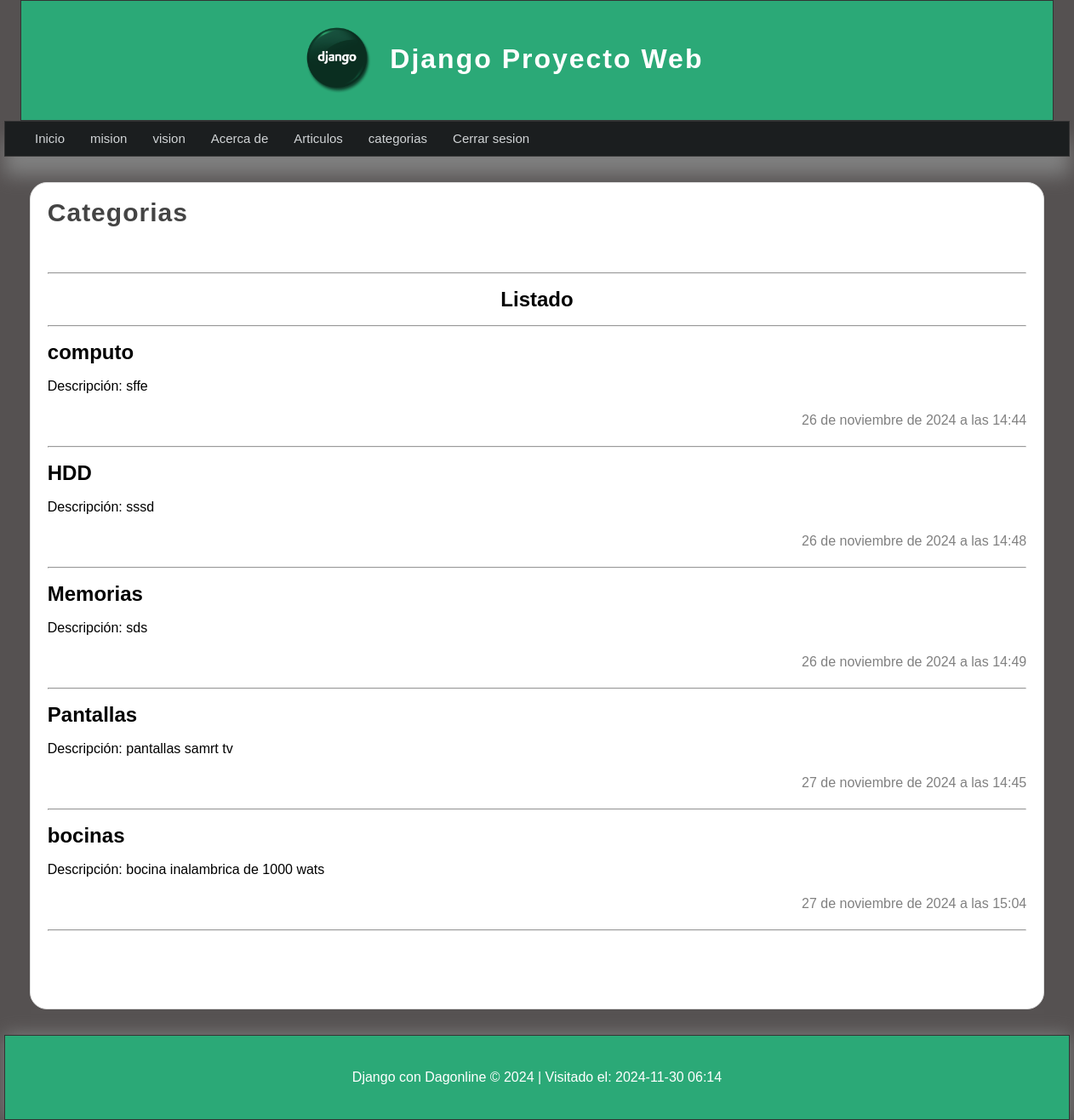
/categorias/ (signed in), run on the app's committed database.
### articulos/models.py (models this page shows, shortened)
class Category(models.Model):
    name = models.CharField(max_length=100, verbose_name='Nombre')
    description = models.CharField(max_length=255, verbose_name='Descripción')
    created_at = models.DateTimeField(auto_now_add=True, verbose_name='Creado el')
    updated_at = models.DateTimeField(auto_now=True, verbose_name="Actualizado el")
    class Meta:
        verbose_name = "Categoría"
        verbose_name_plural = "Categorías"

### articulos/views.py (the view)
# urls.py: path('categorias/', views.list_cat,name='listado_categorias'),
@login_required(login_url='inicio')
def list_cat(request):
    categorias = Category.objects.all()
    return render(request, 'categorias/listado_cat.html', {
        'title': 'Categorias',
        'content': 'Listado de categorias',
        'categorias':categorias
    })

### articulos/templates/categorias/listado_cat.html (shortened to what this page needs)
{% extends "layouts/layouts.html" %}
{% block content %}
<h1 class="title">{{title}}</h1>
<hr>
<h1 align="center">Listado</h1> <hr>
    {% for categoria in categorias %}
        <article class="article-item">
            <div class="data">
                <h2>{{categoria.name}}</h2>
                <p>Descripción: {{categoria.description}}</p>
                <span class="date">
                {{categoria.created_at}}
                </span>
                <hr>
            </div>
        </article>
    {% endfor %}
{% endblock %}

### mainapp/static/css/estilos.css (style rules this page uses)
* { margin: 0px; padding: 0px; font-family: sans-serif; text-decoration: none; }
p,h1,h2 { margin-top: 20px; margin-bottom: 20px; }
body { background-color: #555151; }
.title { color:#444; letter-spacing: 1px; font-size: 30px; margin-bottom: 10px; margin-top: 5px; }
.date { display: block; margin-top: 20px; margin-bottom: 20px; color: gray;; text-align: right; }
.title { color: #444; letter-spacing: 1px; font-size: 30px; padding-bottom: 50px; margin-bottom: 10px; margin-top: 5px; }

### data on the page
Category: name "computo", description "sffe", created_at "26 de noviembre de 2024 a las 14:44"
Category: name "HDD", description "sssd", created_at "26 de noviembre de 2024 a las 14:48"
Category: name "Memorias", description "sds", created_at "26 de noviembre de 2024 a las 14:49"
Category: name "Pantallas", description "pantallas samrt tv", created_at "27 de noviembre de 2024 a las 14:45"
Category: name "bocinas", description "bocina inalambrica de 1000 wats", created_at "27 de noviembre de 2024 a las 15:04"

### other printed values
{{ title }} "Categorias"
